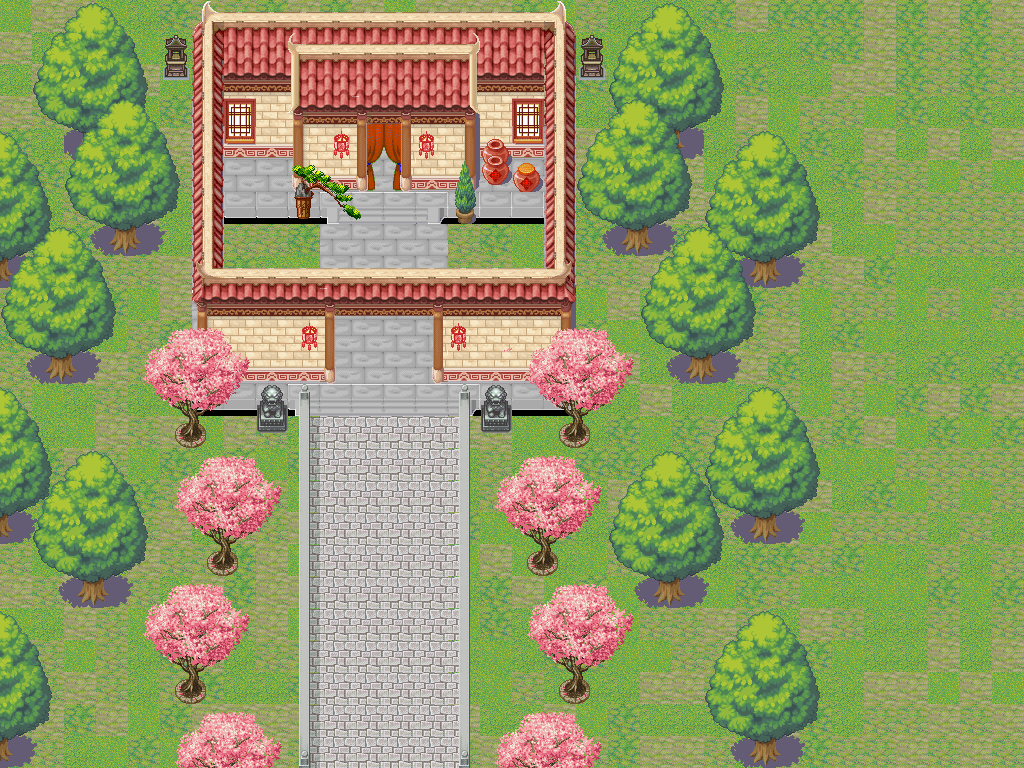

Below is a game level as drawn by its tile map, then a one-line description and the .tmx that defines it (tile-layer data replaced by summaries):
An orthogonal 32x24 tile map with 32x32 px tiles, 5 tile layers (floor, block-1, block-2, block-3, ...) and 3 objects (1, 2, 3).

<map version="1.0" orientation="orthogonal" renderorder="right-down" width="32" height="24" tilewidth="32" tileheight="32" nextobjectid="4">
 <tileset firstgid="1" source="提取整合古代素材.tsx" />
 <layer name="floor" width="32" height="24">
  <data>[768 cells, 768 non-empty, 13 distinct tile ids]</data>
 </layer>
 <layer name="block-1" width="32" height="24">
  <data>[768 cells, 236 non-empty, 55 distinct tile ids]</data>
 </layer>
 <layer name="block-2" width="32" height="24">
  <data>[768 cells, 118 non-empty, 45 distinct tile ids]</data>
 </layer>
 <layer name="block-3" width="32" height="24">
  <data>[768 cells, 192 non-empty, 54 distinct tile ids]</data>
 </layer>
 <objectgroup name="object">
  <object id="1" name="transfer" type="1" x="320" y="736" width="128" height="32">
   <properties>
    <property name="direction" value="0" />
   </properties>
  </object>
  <object id="2" name="bornPoint" type="2" x="384" y="192" width="32" height="32">
   <ellipse />
  </object>
  <object id="3" name="2000" type="3" x="416" y="384" width="32" height="32">
   <ellipse />
  </object>
 </objectgroup>
 <layer name="sky" width="32" height="24">
  <data>[768 cells, 12 non-empty, 8 distinct tile ids]</data>
 </layer>
</map>
